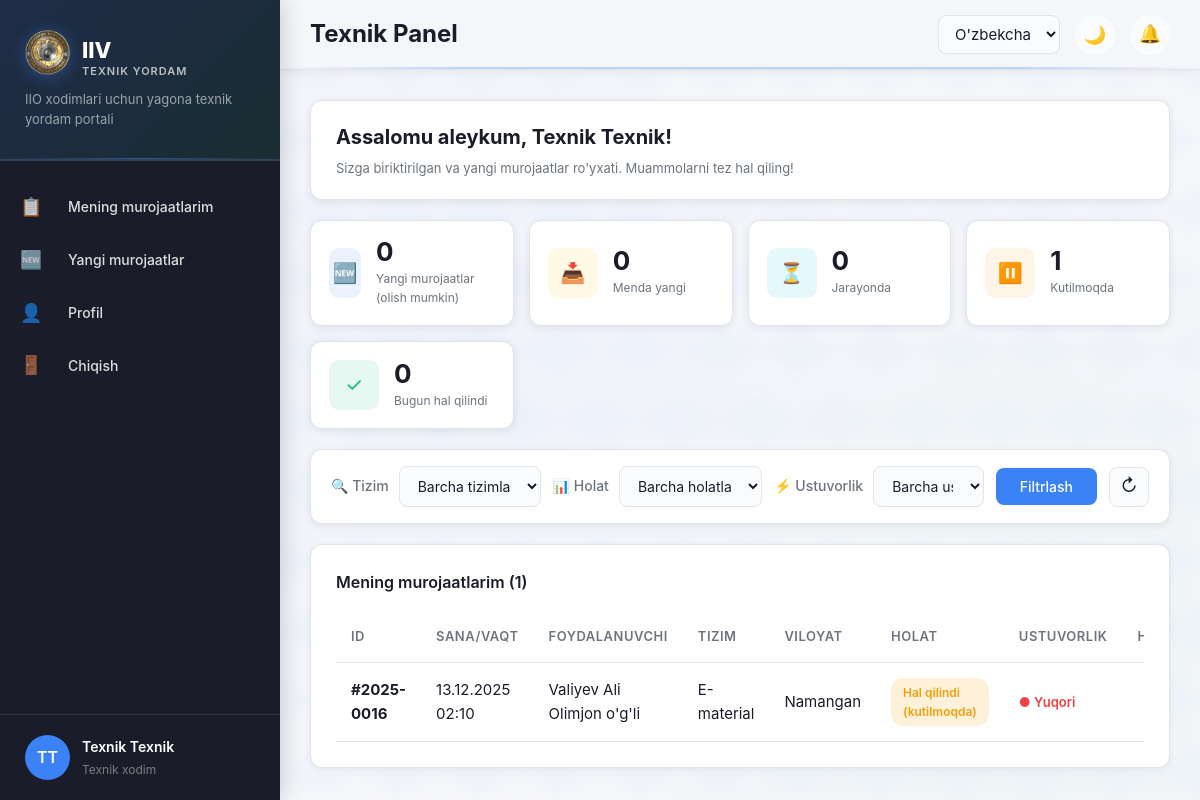
/tickets/technician/ (signed in), run on an earlier commit of the app's database.
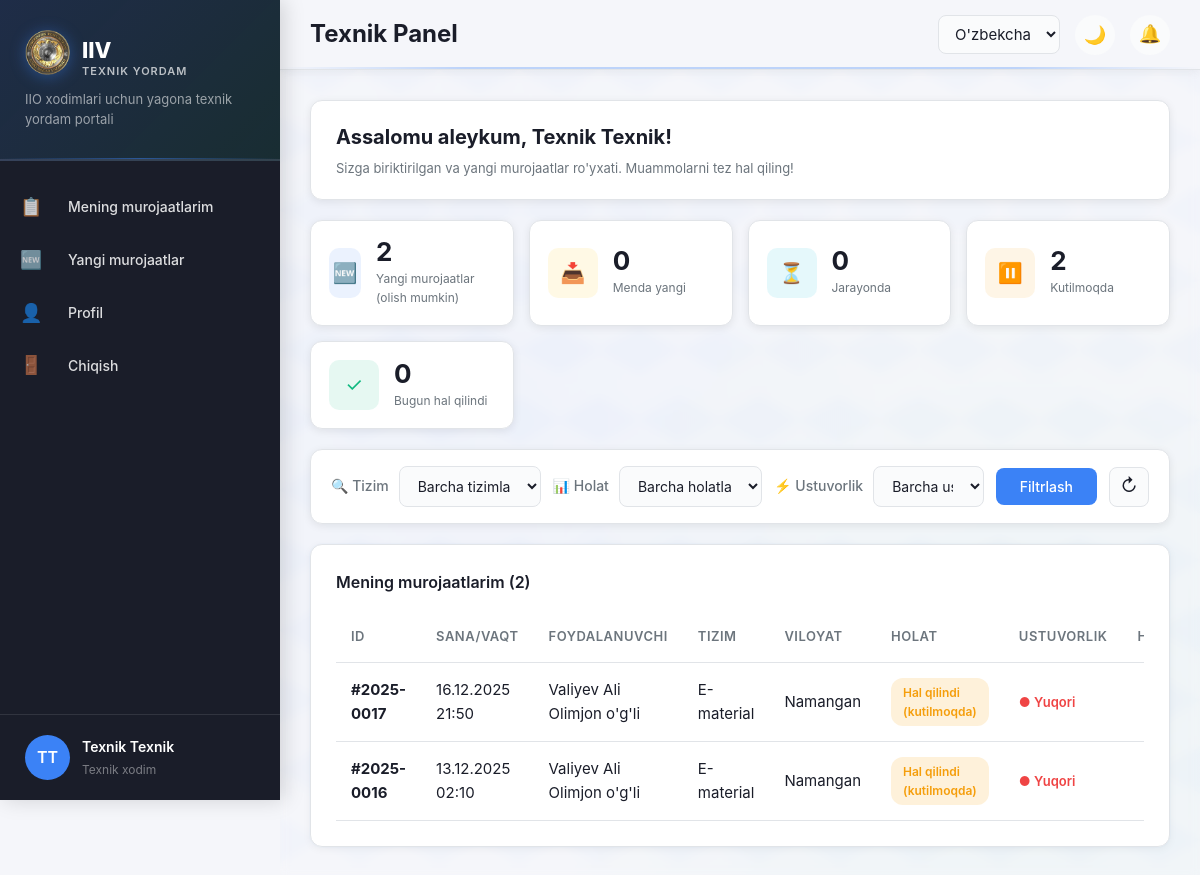
And on a later commit of the database.
### tickets/models.py (models this page shows, shortened)
class Ticket(models.Model):
    PRIORITY_CHOICES = [
        ('low', _('Oddiy')),
        ('medium', _("O'rtacha")),
        ('high', _('Yuqori')),
    ]
    STATUS_CHOICES = [
        ('new', _('Yangi')),
        ('in_progress', _('Jarayonda')),
        ('pending_approval', _('Hal qilindi (kutilmoqda)')),
        ('resolved', _('Hal qilindi')),
        ('rejected', _('Rad etildi')),
        ('reopened', _('Qayta ochildi')),
    ]
    user = models.ForeignKey(
        User,
        on_delete=models.CASCADE,
        related_name='tickets',
        verbose_name=_("Foydalanuvchi")
    )
    system = models.ForeignKey(
        System,
        on_delete=models.CASCADE,
        related_name='tickets',
        verbose_name=_("Tizim")
    )
    region = models.ForeignKey(
        Region,
        on_delete=models.CASCADE,
        related_name='tickets',
        verbose_name=_("Viloyat")
    )
    priority = models.CharField(
        max_length=10,
        choices=PRIORITY_CHOICES,
        default='medium',
        verbose_name=_("Ustuvorlik")
    )
    status = models.CharField(
        max_length=20,
        choices=STATUS_CHOICES,
        default='new',
        verbose_name=_("Holat")
    )
    description = models.TextField(verbose_name=_("Muammo ta'rifi"))
    attachment = models.FileField(
        upload_to='tickets/attachments/',
        blank=True,
        null=True,
        verbose_name=_("Fayl biriktirma")
    )
    assigned_to = models.ForeignKey(
        User,
        on_delete=models.SET_NULL,
        null=True,
        blank=True,
        related_name='assigned_tickets',
        verbose_name=_("Mas'ul xodim")
    )
    rating = models.IntegerField(
        null=True,
        blank=True,
        choices=[(i, str(i)) for i in range(1, 6)],
        verbose_name=_("Baholash")
    )
    rating_comment = models.TextField(
        blank=True,
        verbose_name=_("Baholash izohi")
    )
    assignment_type = models.CharField(
        max_length=20,
        choices=[
            ('auto', _('Avtomatik')),      # Sistem biriktirdi
            ('self', _("O'zi oldi")),      # Texnik o'zi oldi
            ('admin', _('Admin biriktirdi')) # Admin biriktirdi
        ],
        default='auto',
        verbose_name=_("Biriktirilish turi"),
        blank=True
    )
    created_at = models.DateTimeField(auto_now_add=True, verbose_name=_("Yaratilgan"))
    updated_at = models.DateTimeField(auto_now=True, verbose_name=_("O'zgartirilgan"))
    resolved_at = models.DateTimeField(null=True, blank=True, verbose_name=_("Hal qilingan vaqt"))
    class Meta:
        verbose_name = _("Murojaat")
        verbose_name_plural = _("Murojaatlar")
        ordering = ['-created_at']
    def get_ticket_number(self):
        year = self.created_at.year
        return f"#{year}-{self.pk:04d}"

### accounts/models.py (models this page shows, shortened)
class User(AbstractUser):
    ROLE_CHOICES = [
        ('user', _('Oddiy foydalanuvchi')),
        ('technician', _('Texnik xodim')),
        ('admin', _('Admin')),
        ('superadmin', _('Bosh admin')),
    ]
    LANGUAGE_CHOICES = [
        ('uz', _("O'zbekcha (Lotin)")),
        ('uz-cy', _("Ўзбекча (Кирилл)")),
        ('ru', _('Русский')),
    ]
    last_name = models.CharField(max_length=150, verbose_name=_("Familiya"))
    first_name = models.CharField(max_length=150, verbose_name=_("Ism"))
    middle_name = models.CharField(max_length=150, blank=True, verbose_name=_("Sharif"))
    region = models.ForeignKey(
        Region,
        on_delete=models.SET_NULL,
        null=True,
        blank=True,
        verbose_name=_("Viloyat")
    )
    department = models.ForeignKey(
        Department,
        on_delete=models.SET_NULL,
        null=True,
        blank=True,
        verbose_name=_("Hududiy bo'lim")
    )
    position = models.CharField(max_length=200, blank=True, verbose_name=_("Lavozim"))
    phone = models.CharField(max_length=20, blank=True, verbose_name=_("Telefon"))
    role = models.CharField(
        max_length=20,
        choices=ROLE_CHOICES,
        default='user',
        verbose_name=_("Rol")
    )
    language = models.CharField(
        max_length=10,
        choices=LANGUAGE_CHOICES,
        default='uz',
        verbose_name=_("Til")
    )
    avatar = models.ImageField(
        upload_to='avatars/',
        blank=True,
        null=True,
        verbose_name=_("Avatar")
    )
    is_active = models.BooleanField(default=True, verbose_name=_("Aktiv"))
    created_at = models.DateTimeField(auto_now_add=True, verbose_name=_("Yaratilgan"))
    updated_at = models.DateTimeField(auto_now=True, verbose_name=_("O'zgartirilgan"))
    class Meta:
        verbose_name = _("Foydalanuvchi")
        verbose_name_plural = _("Foydalanuvchilar")
        ordering = ['-created_at']
    def get_full_name(self):
        parts = [self.last_name, self.first_name]
        if self.middle_name:
            parts.append(self.middle_name)
        return ' '.join(parts)
    def is_technician(self):
        return self.role == 'technician'
    def is_admin(self):
        return self.role in ['admin', 'superadmin']
    def is_superadmin(self):
        return self.role == 'superadmin'

class Region(models.Model):
    name = models.CharField(max_length=100, verbose_name=_("Viloyat nomi"))
    code = models.CharField(max_length=10, unique=True, verbose_name=_("Kod"))
    is_active = models.BooleanField(default=True, verbose_name=_("Faol"))
    class Meta:
        verbose_name = _("Viloyat")
        verbose_name_plural = _("Viloyatlar")
        ordering = ['name']

### systems/models.py (models this page shows)
class System(models.Model):
    name = models.CharField(max_length=200, unique=True, verbose_name=_("Tizim nomi"))
    description = models.TextField(blank=True, verbose_name=_("Ta'rif"))
    is_active = models.BooleanField(default=True, verbose_name=_("Faol"))
    created_at = models.DateTimeField(auto_now_add=True, verbose_name=_("Yaratilgan"))
    class Meta:
        verbose_name = _("Tizim")
        verbose_name_plural = _("Tizimlar")
        ordering = ['name']
    def __str__(self):
        return self.name

### tickets/views.py (the view)
    def wrapper(request, *args, **kwargs):
        if not (request.user.is_technician() or request.user.is_admin()):
            messages.error(request, _('Sizda bu sahifaga kirish huquqi yo\'q.'))
            return redirect('tickets:dashboard')
        return view_func(request, *args, **kwargs)

### tickets/views.py (called while the page is built)
def require_technician(view_func):
    def wrapper(request, *args, **kwargs):
        if not (request.user.is_technician() or request.user.is_admin()):
            messages.error(request, _('Sizda bu sahifaga kirish huquqi yo\'q.'))
            return redirect('tickets:dashboard')
        return view_func(request, *args, **kwargs)
    return wrapper

### templates/tickets/technician_tickets.html (shortened to what the changed rows need)
{% extends 'base.html' %}
{% load static %}
{% load i18n %}
{% block page_title %}{% trans "Texnik Panel" %}{% endblock %}
{% block content %}
<div class="welcome-card">
    <div class="welcome-content">
        <h2>{% trans "Assalomu aleykum" %}, {{ user.get_full_name }}!</h2>
    </div>
</div>
<div class="stats-grid">
    <div class="stat-card">
        <div class="stat-content">
            <div class="stat-value">{{ stats.new_available }}</div>
            <div class="stat-label">{% trans "Yangi murojaatlar (olish mumkin)" %}</div>
        </div>
    </div>
    <div class="stat-card">
        <div class="stat-content">
            <div class="stat-value">{{ stats.pending }}</div>
            <div class="stat-label">{% trans "Kutilmoqda" %}</div>
        </div>
    </div>
</div>
<div class="card" style="margin-top: 20px;">
    <div class="card-header">
        <h3 class="card-title">{% trans "Mening murojaatlarim" %} ({{ my_tickets|length }})</h3>
    </div>
    {% if my_tickets %}
    <div class="table-responsive">
        <table class="table">
            <thead>
                <tr>
                    <th>ID</th>
                    <th>{% trans "Sana/Vaqt" %}</th>
                    <th>{% trans "Foydalanuvchi" %}</th>
                    <th>{% trans "Tizim" %}</th>
                    <th>{% trans "Viloyat" %}</th>
                    <th>{% trans "Holat" %}</th>
                    <th>{% trans "Ustuvorlik" %}</th>
                    <th>{% trans "Harakatlar" %}</th>
                </tr>
            </thead>
            <tbody>
                {% for ticket in my_tickets %}
                <tr onclick="window.location='{% url 'tickets:ticket_detail' ticket.pk %}'" style="cursor: pointer;">
                    <td><strong>{{ ticket.get_ticket_number }}</strong></td>
                    <td>{{ ticket.created_at|date:"d.m.Y H:i" }}</td>
                    <td>{{ ticket.user.get_full_name }}</td>
                    <td>{{ ticket.system.name }}</td>
                    <td>{{ ticket.region.name }}</td>
                    <td>
                        <span class="status-badge status-{{ ticket.status }}">
                            {{ ticket.get_status_display }}
                        </span>
                    </td>
                    <td>
                        <span class="priority-badge priority-{{ ticket.priority }}">
                            ● {{ ticket.get_priority_display }}
                        </span>
                    </td>
                    <td onclick="event.stopPropagation();">
                        <a href="{% url 'tickets:ticket_detail' ticket.pk %}" class="btn-icon" title="{% trans 'Ko\'rish' %}">
                        </a>
                    </td>
                </tr>
                {% endfor %}
            </tbody>
        </table>
    </div>
    {% else %}
    <div class="empty-state">
        <div class="empty-icon">📋</div>
        <h3>{% trans "Murojaatlar topilmadi" %}</h3>
        <p>{% trans "Sizga hali murojaatlar biriktirilmagan." %}</p>
    </div>
    {% endif %}
</div>
{% endblock %}

What changed in the data, as far as the page shows it:
added Ticket: get_ticket_number "#2025-0017", created_at "16.12.2025 21:50", user.get_full_name "Valiyev Ali Olimjon o'g'li", system.name "E-material", region.name "Namangan", status "Hal qilindi (kutilmoqda)", priority "Yuqori"
Also different on the page:
{{ stats.new_available }}: "0" → "2"
{{ stats.pending }}: "1" → "2"
{{ my_tickets|length }}: "1" → "2"
